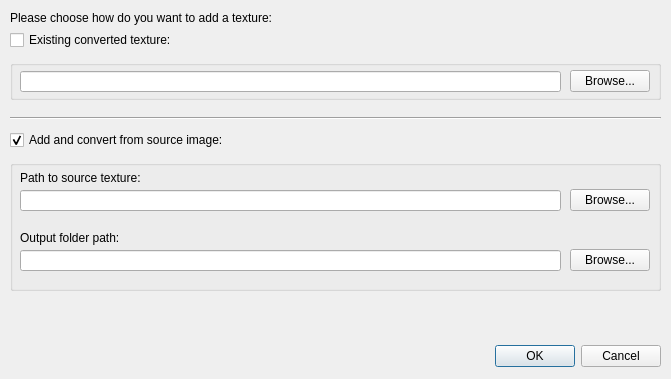
<?xml version="1.0" encoding="UTF-8"?>
<ui version="4.0">
 <class>AddTextureWnd</class>
 <widget class="QDialog" name="AddTextureWnd">
  <property name="windowModality">
   <enum>Qt::ApplicationModal</enum>
  </property>
  <property name="geometry">
   <rect>
    <x>0</x>
    <y>0</y>
    <width>671</width>
    <height>379</height>
   </rect>
  </property>
  <property name="windowTitle">
   <string>MetroTEX - Add texture</string>
  </property>
  <property name="modal">
   <bool>true</bool>
  </property>
  <widget class="QDialogButtonBox" name="buttonBox">
   <property name="geometry">
    <rect>
     <x>320</x>
     <y>340</y>
     <width>341</width>
     <height>32</height>
    </rect>
   </property>
   <property name="orientation">
    <enum>Qt::Horizontal</enum>
   </property>
   <property name="standardButtons">
    <set>QDialogButtonBox::Cancel|QDialogButtonBox::Ok</set>
   </property>
  </widget>
  <widget class="QLabel" name="label">
   <property name="geometry">
    <rect>
     <x>10</x>
     <y>10</y>
     <width>571</width>
     <height>16</height>
    </rect>
   </property>
   <property name="text">
    <string>Please choose how do you want to add a texture:</string>
   </property>
  </widget>
  <widget class="QCheckBox" name="chkUseExistingTexture">
   <property name="geometry">
    <rect>
     <x>10</x>
     <y>30</y>
     <width>241</width>
     <height>20</height>
    </rect>
   </property>
   <property name="text">
    <string>Existing converted texture:</string>
   </property>
  </widget>
  <widget class="QGroupBox" name="grpAddExistingTexture">
   <property name="geometry">
    <rect>
     <x>10</x>
     <y>60</y>
     <width>651</width>
     <height>40</height>
    </rect>
   </property>
   <property name="title">
    <string/>
   </property>
   <widget class="QLineEdit" name="txtExistingTexturePath">
    <property name="geometry">
     <rect>
      <x>10</x>
      <y>11</y>
      <width>541</width>
      <height>21</height>
     </rect>
    </property>
   </widget>
   <widget class="QPushButton" name="btnBrowseExistingTexture">
    <property name="geometry">
     <rect>
      <x>560</x>
      <y>10</y>
      <width>80</width>
      <height>22</height>
     </rect>
    </property>
    <property name="text">
     <string>Browse...</string>
    </property>
   </widget>
  </widget>
  <widget class="Line" name="line">
   <property name="geometry">
    <rect>
     <x>10</x>
     <y>110</y>
     <width>651</width>
     <height>16</height>
    </rect>
   </property>
   <property name="orientation">
    <enum>Qt::Horizontal</enum>
   </property>
  </widget>
  <widget class="QCheckBox" name="chkAddAndConvertTexture">
   <property name="geometry">
    <rect>
     <x>10</x>
     <y>130</y>
     <width>241</width>
     <height>20</height>
    </rect>
   </property>
   <property name="text">
    <string>Add and convert from source image:</string>
   </property>
   <property name="checked">
    <bool>true</bool>
   </property>
  </widget>
  <widget class="QGroupBox" name="grpAddAndConvertTexture">
   <property name="geometry">
    <rect>
     <x>10</x>
     <y>160</y>
     <width>651</width>
     <height>131</height>
    </rect>
   </property>
   <property name="title">
    <string/>
   </property>
   <widget class="QLabel" name="label_2">
    <property name="geometry">
     <rect>
      <x>10</x>
      <y>10</y>
      <width>291</width>
      <height>16</height>
     </rect>
    </property>
    <property name="text">
     <string>Path to source texture:</string>
    </property>
   </widget>
   <widget class="QLineEdit" name="txtAddAndConvertSourcePath">
    <property name="geometry">
     <rect>
      <x>10</x>
      <y>30</y>
      <width>541</width>
      <height>21</height>
     </rect>
    </property>
   </widget>
   <widget class="QPushButton" name="btnBrowseSourceTexture">
    <property name="geometry">
     <rect>
      <x>560</x>
      <y>29</y>
      <width>80</width>
      <height>22</height>
     </rect>
    </property>
    <property name="text">
     <string>Browse...</string>
    </property>
   </widget>
   <widget class="QLabel" name="label_3">
    <property name="geometry">
     <rect>
      <x>10</x>
      <y>70</y>
      <width>241</width>
      <height>16</height>
     </rect>
    </property>
    <property name="text">
     <string>Output folder path:</string>
    </property>
   </widget>
   <widget class="QLineEdit" name="txtAddAndConvertDestPath">
    <property name="geometry">
     <rect>
      <x>10</x>
      <y>90</y>
      <width>541</width>
      <height>21</height>
     </rect>
    </property>
   </widget>
   <widget class="QPushButton" name="btnBrowseOutputFolder">
    <property name="geometry">
     <rect>
      <x>560</x>
      <y>89</y>
      <width>80</width>
      <height>22</height>
     </rect>
    </property>
    <property name="text">
     <string>Browse...</string>
    </property>
   </widget>
  </widget>
 </widget>
 <resources/>
 <connections>
  <connection>
   <sender>buttonBox</sender>
   <signal>accepted()</signal>
   <receiver>AddTextureWnd</receiver>
   <slot>accept()</slot>
   <hints>
    <hint type="sourcelabel">
     <x>248</x>
     <y>254</y>
    </hint>
    <hint type="destinationlabel">
     <x>157</x>
     <y>274</y>
    </hint>
   </hints>
  </connection>
  <connection>
   <sender>buttonBox</sender>
   <signal>rejected()</signal>
   <receiver>AddTextureWnd</receiver>
   <slot>reject()</slot>
   <hints>
    <hint type="sourcelabel">
     <x>316</x>
     <y>260</y>
    </hint>
    <hint type="destinationlabel">
     <x>286</x>
     <y>274</y>
    </hint>
   </hints>
  </connection>
 </connections>
</ui>
